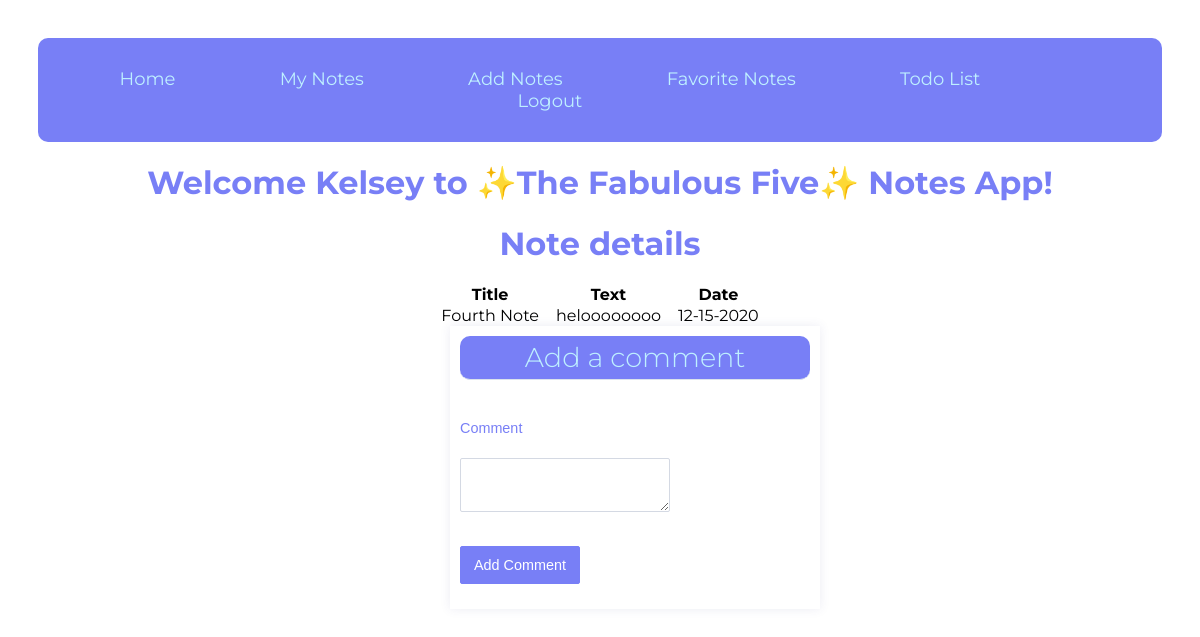
Before: /notes/1 (signed in) with the older database file.
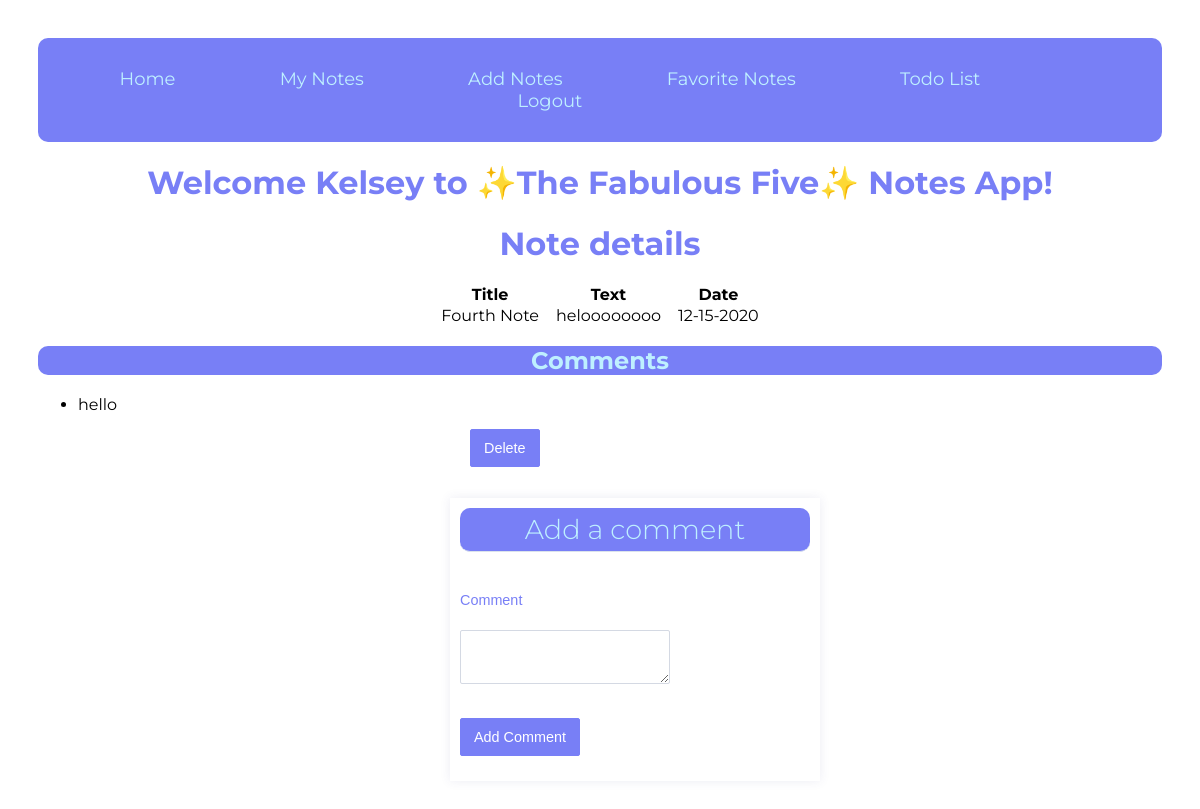
After: the same page with the newer database file.
### models.py (models this page shows, shortened)
class Comment(db.Model):
    id = db.Column(db.Integer, primary_key=True)
    date_posted = db.Column(db.DateTime, nullable=False)
    content = db.Column(db.VARCHAR, nullable=False)
    note_id = db.Column(db.Integer, db.ForeignKey("note.id"), nullable=False)
    user_id = db.Column(db.Integer, db.ForeignKey("user.id"), nullable=False)

### flask05.py (the view)
@app.route('/notes/<note_id>')
def get_note(note_id):
    if session.get('user'):
        my_note = db.session.query(Note).filter_by(id=note_id, user_id=session['user_id']).one()
        form = CommentForm()
        return render_template('note.html', note = my_note, user=session['user'], form=form)
    else:
        return redirect(url_for('login'))

### forms.py
class CommentForm(FlaskForm):
    class Meta:
        csrf = False
    comment = TextAreaField('Comment',validators=[Length(min=1)])
    submit = SubmitField('Add Comment')

### templates/note.html (shortened to what this page needs)
<!DOCTYPE html>
<html lang="en">
<head>
    <link rel="stylesheet" href="{{ url_for('static', filename='1main.css') }}">
    <link rel="stylesheet" href="{{ url_for('static', filename='final_forms.css') }}">
</head>
<body>
<nav id="nav">
    <a href={{ url_for('index') }}>  Home</a>
    <a href={{ url_for('get_notes') }}> My Notes</a>
    <a href={{ url_for('new_note') }}>Add Notes</a>
    <a href="{{ url_for('get_favorite') }}">Favorite Notes</a>
    <a href="{{ url_for('get_todo') }}"> Todo List</a>
    {% if user %}
    <a href="{{ url_for('logout') }}">Logout</a>
</nav>
{% else %}
<a href="{{ url_for('login') }}">Sign In</a>
<a href="{{ url_for('register') }}">Register</a>
</nav>
{% endif %}
<h1>Welcome {{user}} to ✨The Fabulous Five✨ Notes App!</h1>
<h1>Note details</h1>
<table>
    <tr>
        <th>Title</th>
        <th>Text</th>
        <th>Date</th>
    </tr>
    <tr>
        <td>{{ note.title }}</td>
        <td>{{ note.text }}</td>
        <td>{{ note.date }}</td>
    </tr>
</table>
{% if note.comments %}
{% if note.comments|length > 0 %}
<h2>Comments</h2>
<ul>
    {% for comment in note.comments %}
    <li>{{comment.content}}
        <form action="{{ url_for('delete_comment', note_id=note.id, comment_id=comment.id) }}" method="post">
            <input type="submit" value="Delete">
        </form>
    </li>
    {% endfor %}
</ul>
{% endif %}
{% endif %}
<form action="{{ url_for('new_comment', note_id=note.id) }}" method="post">
    <div class="formwrapper">
        <h2 class="title">Add a comment</h2>
        <div class="form-field">
            {{ form.comment.label }} <br/> {{ form.comment }}
        </div>
        {{ form.submit }}
    </div>
</form>
</body>
</html>

Changed rows visible on the page:
added Comment: content "hello"
Other visible differences:
text now shown: "Comments"
